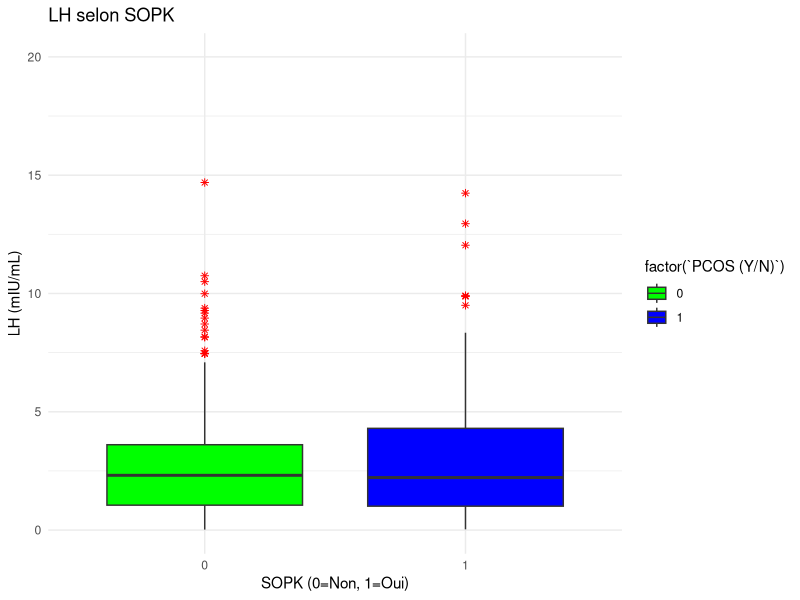
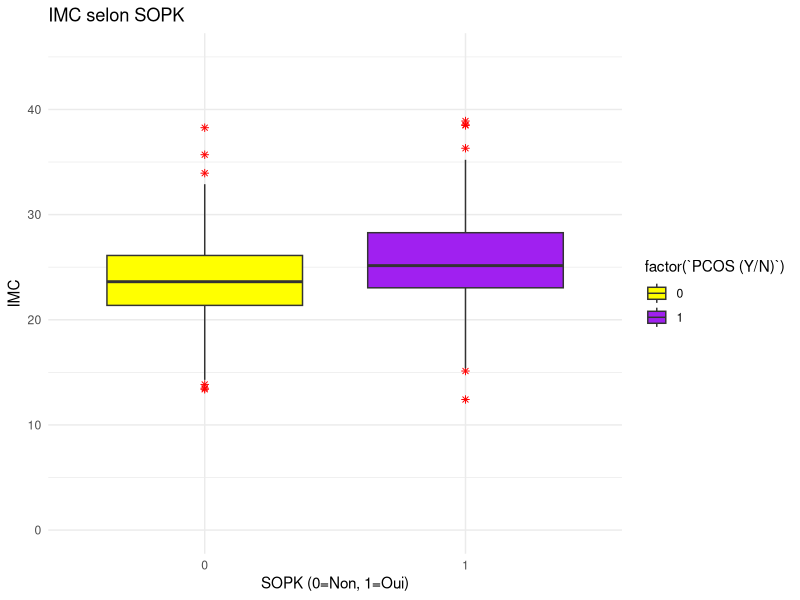

Generate these figures, in order, with R:
# Script pour importer et nettoyer les données SOPK

# Charger les bibliothèques nécessaires
library(readxl)
library(dplyr)
library(ggplot2)

# Importer les données
donnees_sopk <- read_excel("data/PCOS_data_without_infertility.xlsx")

# Structure des données
str(donnees_sopk)
summary(donnees_sopk)

# Vérifier les doublons
sum(duplicated(donnees_sopk))  # Résultat : 0

# Conversion de chaînes en numérique
donnees_sopk$`II    beta-HCG(mIU/mL)` <- as.numeric(donnees_sopk$`II    beta-HCG(mIU/mL)`)
donnees_sopk$`AMH(ng/mL)` <- as.numeric(donnees_sopk$`AMH(ng/mL)`)

# Supprimer les valeurs manquantes (NA)
donnees_sopk <- na.omit(donnees_sopk)

# Encodage de variables catégorielles
donnees_sopk$`Cycle(R/I)` <- as.factor(donnees_sopk$`Cycle(R/I)`)
donnees_sopk$`Blood Group` <- as.factor(donnees_sopk$`Blood Group`)

# Statistiques descriptives par groupe (médianes)
donnees_sopk %>%
  group_by(`PCOS (Y/N)`) %>%
  summarise(
    age_median = median(`Age (yrs)`),
    IMC_median = median(BMI),
    poids_median = median(`Weight (Kg)`),
    LH_median = median(`LH(mIU/mL)`),
    FSH_median = median(`FSH(mIU/mL)`),
    TSH_median = median(`TSH (mIU/L)`),
    endometrium_median = median(`Endometrium (mm)`),
    follicules_gauche_median = median(`Follicle No. (L)`),
    follicules_droit_median = median(`Follicle No. (R)`),
    cycle_median = median(`Cycle length(days)`)
  )

# Valeurs aberrantes - LH
summary(donnees_sopk$`LH(mIU/mL)`)
Q1 <- 1.030; Q3 <- 3.680
IQR <- Q3 - Q1
limite_sup <- Q3 + 3 * IQR  # [1] 11.63

# Boîte à moustaches LH
ggplot(donnees_sopk, aes(x = factor(`PCOS (Y/N)`), y = `LH(mIU/mL)`, fill = factor(`PCOS (Y/N)`))) +
  geom_boxplot(outlier.colour = "red", outlier.shape = 8) +
  scale_fill_manual(values = c("green", "blue")) +
  coord_cartesian(ylim = c(0, 20)) +
  labs(title = "LH selon SOPK", x = "SOPK (0=Non, 1=Oui)", y = "LH (mIU/mL)") +
  theme_minimal()

# Valeurs aberrantes - IMC
summary(donnees_sopk$BMI)
Q1 <- 21.83; Q3 <- 26.67
IQR <- Q3 - Q1
limite_sup <- Q3 + 3 * IQR  # [1] 41.19

# Boîte à moustaches IMC
ggplot(donnees_sopk, aes(x = factor(`PCOS (Y/N)`), y = BMI, fill = factor(`PCOS (Y/N)`))) +
  geom_boxplot(outlier.colour = "red", outlier.shape = 8) +
  scale_fill_manual(values = c("yellow", "purple")) +
  coord_cartesian(ylim = c(0, 45)) +
  labs(title = "IMC selon SOPK", x = "SOPK (0=Non, 1=Oui)", y = "IMC") +
  theme_minimal()
